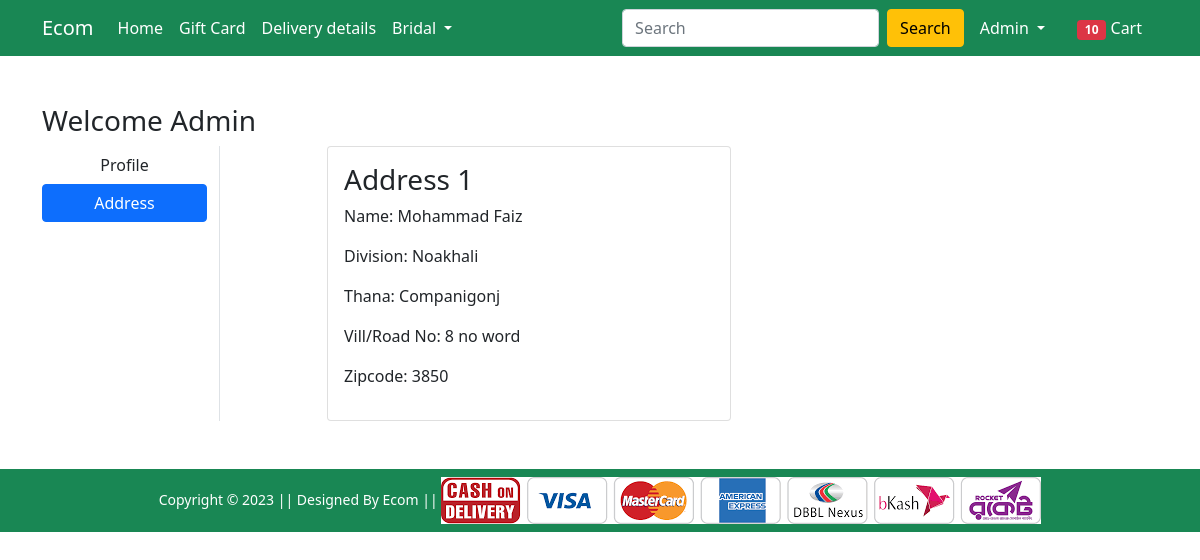
Page /address/ (signed in) on the earlier database version.
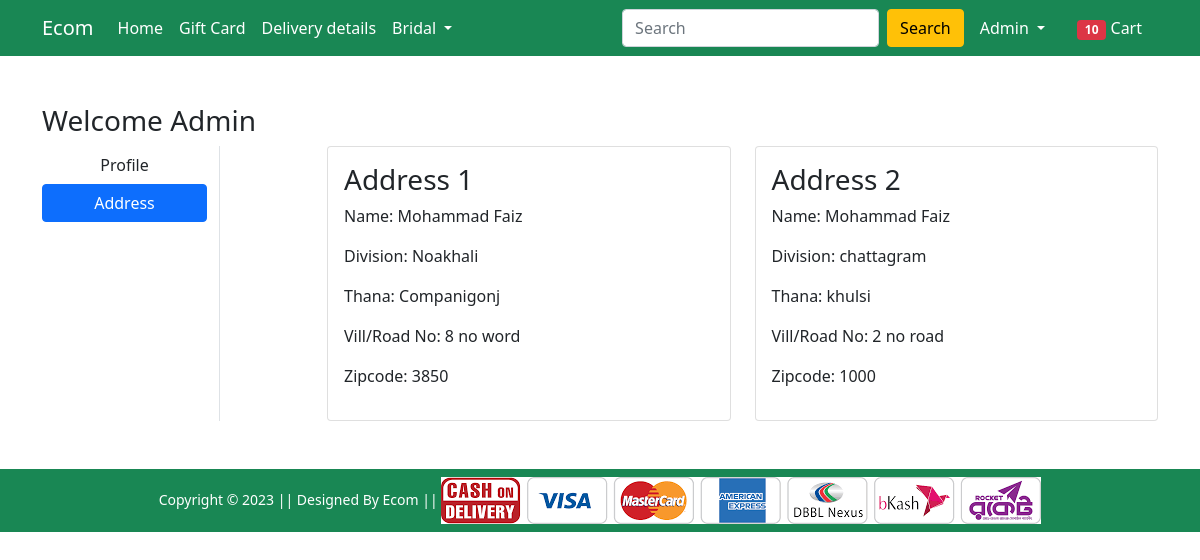
Same page on the later database version.
### Shop/models.py (models this page shows, shortened)
class customer(models.Model):
    user = models.ForeignKey(User,on_delete=models.CASCADE)
    name = models.CharField(max_length=255)
    division = models.CharField(choices=DIVISION_CHOICES,max_length=50)
    thana = models.CharField(max_length=100)
    vill_or_road = models.CharField(max_length=255)
    zipcode = models.IntegerField(default=None)

### Shop/views.py (the view)
# urls.py: path('address/', views.address, name='address'),
def address(request):
 data = customer.objects.filter(user= request.user)
 return render(request, 'Shop/address.html',{'data':data,'active':'btn-primary'})

### Shop/templates/Shop/address.html (shortened to what this page needs)
{% extends 'Shop/base.html' %}
{% load static %}
{% block main-content %}
<div class="container my-5">
    <div class="row">
        <h3>Welcome <span> {{request.user.username | capfirst}} </span></h3>
        <div class="col-sm-2 border-end">
            <ul class="list-unstyled">
                <li class="d-grid"><a href="{% url 'profile' %}" class="btn ">Profile</a></li>
                <li class="d-grid"><a href="{% url 'address' %}" class="btn {{active}} ">Address</a></li>
            </ul>
        </div>
        <div class="col-sm-9 offset-sm-1">
            <div class="row">
                {% for data in data %}
                <div class="col-sm-6">
                    <div class="card">
                        <div class="card-body">
                            <h3>Address {{forloop.counter}} </h3>
                            <p>Name: {{data.name}}</p>
                            <p>Division: {{data.division}}</p>
                            <p>Thana: {{data.thana}}</p>
                            <p>Vill/Road No: {{data.vill_or_road}}</p>
                            <p>Zipcode: {{data.zipcode}}</p>
                        </div>
                    </div>
                </div>
                {% endfor %}
            </div>
        </div>
    </div>
</div>
{% endblock main-content %}

Differences in the rows shown:
added customer: name "Mohammad Faiz", division "chattagram", thana "khulsi", vill_or_road "2 no road", zipcode "1000"
